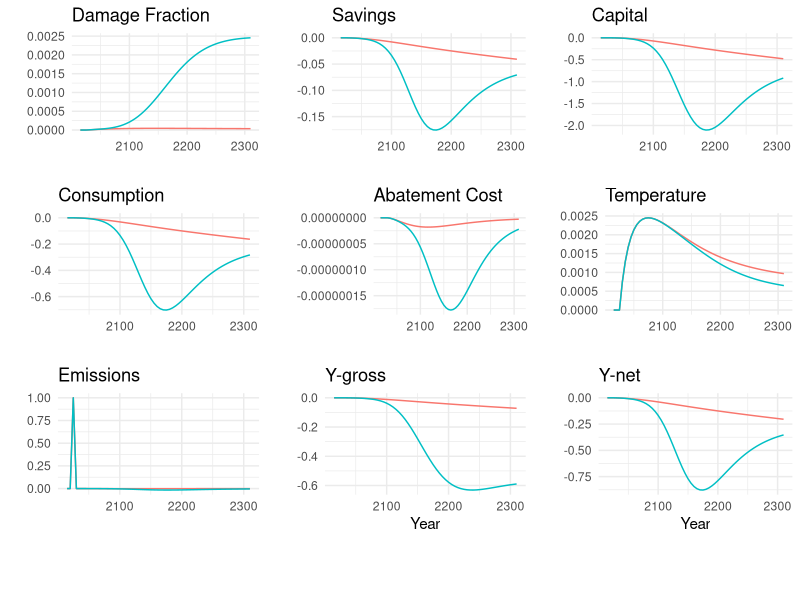
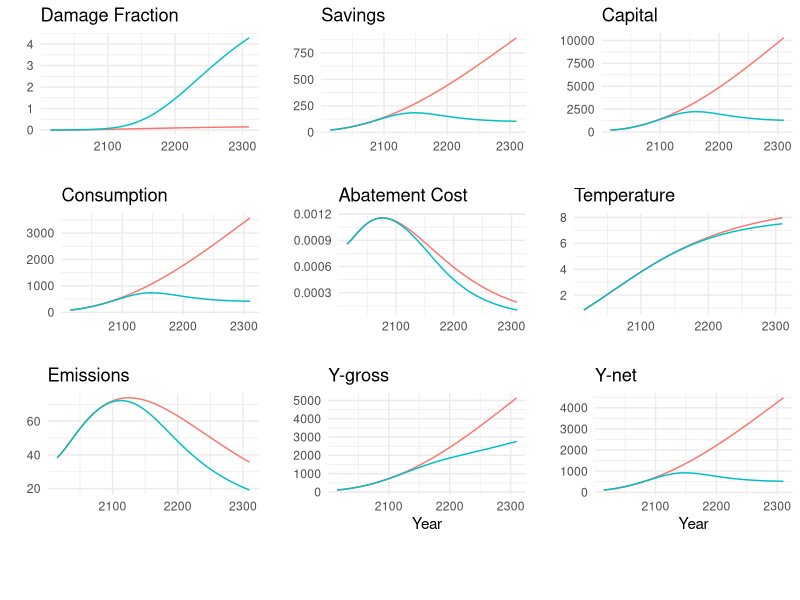
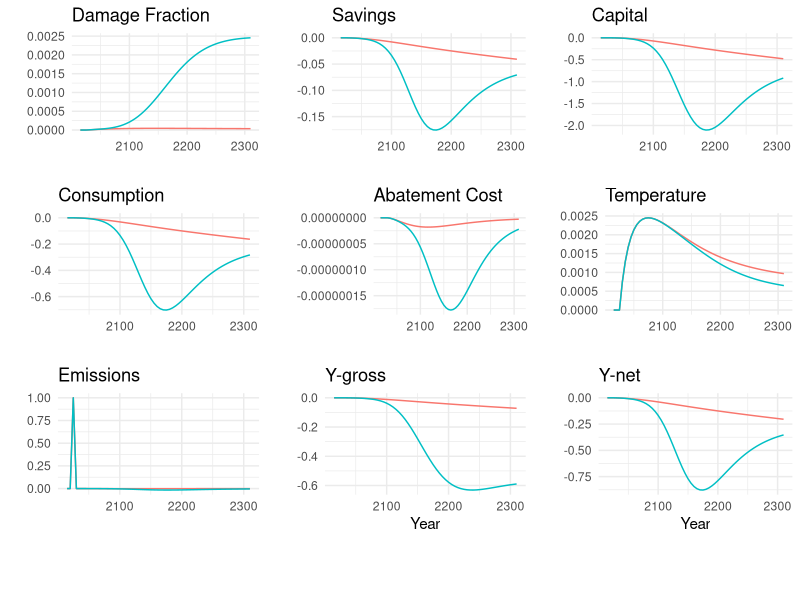
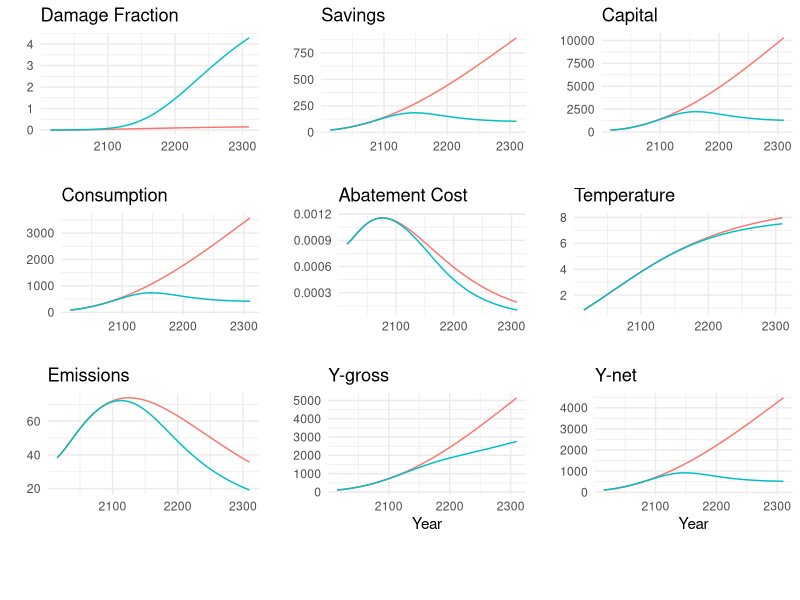

Recreate these plots in R, in order.
# time periods (5 years per period)
time_horizon = 60
  
# availability of fossil fuels
fosslim  = 6000      # maximum cumulative extraction fossil fuels (gtc)

# time step
tstep    = 5         # years per period
  
# preferences
elasmu   = 1.45      # elasticity of marginal utility of consumption
prstp    = .015      # initial rate of social time preference per year
  
# population and technology
gama     = .300      # capital elasticity in production function
pop0     = 7403      # initial world population 2015 (millions)
popadj   = 0.134     # growth rate to calibrate to 2050 pop projection
popasym  = 11500     # asymptotic population (millions)
dk       = .100      # depreciation rate on capital (per year)
q0       = 105.5     # initial world gross output 2015 (trill 2010 usd)
k0       = 223       # initial capital value 2015 (trill 2010 usd)
a0       = 5.115     # initial level of total factor productivity
ga0      = 0.076     # initial growth rate for tfp per 5 years 
dela     = 0.005     # decline rate of tfp per 5 years
s        = 0.2       # savings rate

# emissions parameters
gsigma1  = -0.0152   # initial growth of sigma (per year)
dsig     = -0.001    # decline rate of decarbonization (per period)
eland0   = 2.6       # carbon emissions from land 2015 (gtco2 per year)
deland   = .115      # decline rate of land emissions (per period)
e0       = 35.85     # industrial emissions 2015 (gtco2 per year)
miu0     = .03       # initial emissions control rate for base case 2015

# carbon cycle
# initial conditions
mat0     = 851       # initial concentration in atmosphere 2015 (gtc)
mu0      = 460       # initial concentration in upper strata 2015 (gtc)
ml0      = 1740      # initial concentration in lower strata 2015 (gtc)
mateq    = 588       # equilibrium concentration atmosphere  (gtc)
mueq     = 360       # equilibrium concentration in upper strata (gtc)
mleq     = 1720      # equilibrium concentration in lower strata (gtc)

# flow paramaters
b12      = .12       # carbon cycle transition matrix
b23      = 0.007     # carbon cycle transition matrix
  
# these are for declaration and are defined later
# b11      carbon cycle transition matrix
# b21      carbon cycle transition matrix
# b22      carbon cycle transition matrix
# b32      carbon cycle transition matrix
# b33      carbon cycle transition matrix
# sig0     carbon intensity 2010 (kgco2 per output 2005 usd 2010)

# climate model parameters
t2xco2   = 3.1       # equilibrium temp impact (oc per doubling co2)
fex0     = 0.5       # 2015 forcings of non-co2 ghg (wm-2)
fex1     = 1.0       # 2100 forcings of non-co2 ghg (wm-2)
tocean0  = .0068     # initial lower stratum temp change (c from 1900)
tatm0    = 0.85      # initial atmospheric temp change (c from 1900)
c1       = 0.1005    # climate equation coefficient for upper level
c3       = 0.088     # transfer coefficient upper to lower stratum
c4       = 0.025     # transfer coefficient for lower level
fco22x   = 3.6813    # forcings of equilibrium co2 doubling (wm-2)
  
# climate damage parameters
a10      = 0         # initial damage intercept
# a20                # initial damage quadratic term
a1       = 0         # damage intercept
a2       = 0.00236   # damage quadratic term
a3       = 2.00      # damage exponent
a4       = 5.07e-6   # Weitzman damage term
a5       = 6.754     # damage exponent Weitzman 2012

# abatement cost
expcost2 = 2.6       # exponent of control cost function
pback    = 550       # cost of backstop 2010$ per tco2 2015
gback    = .025      # initial cost decline backstop cost per period
limmiu   = 1.2       # upper limit on control rate after 2150
tnopol   = 45        # period before which no emissions controls base
cprice0  = 2         # initial base carbon price (2010$ per tco2)
gcprice  = .02       # growth rate of base carbon price per year
  
# scaling and inessential parameters
# note that these are unnecessary for the calculations
# they ensure that mu of first period's consumption =1 and pv cons = pv utilty
scale1   = 0.0302455265681763   # multiplicative scaling coefficient
scale2   = -10993.704     # additive scaling coefficient

# parameters
# l[t]          level of population and labor
# al[t]         level of total factor productivity
# sigma[t]      co2-equivalent-emissions output ratio
# rr[t]         average utility social discount rate
# ga[t]         growth rate of productivity from
# forcoth[t]    exogenous forcing for other greenhouse gases
# gl[t]         growth rate of labor
# gcost1        growth of cost factor
# gsig[t]       change in sigma (cumulative improvement of energy efficiency)
# etree[t]      emissions from deforestation
# cumetree[t]   cumulative from land
# cost1[t]      adjusted cost for backstop
# lam           climate model parameter
# gfacpop[t]    growth factor population
# pbacktime[t]  backstop price
# optlrsav      optimal long-run savings rate used for transversality
# scc[t]        social cost of carbon
# cpricebase[t] carbon price in base case
# photel[t]     carbon price under no damages (hotelling rent condition)
# ppm[t]        atmospheric concentrations parts per million
# atfrac[t]     atmospheric share since 1850
# atfrac2010[t]     atmospheric share since 2010 ;

# parameters for long-run consistency of carbon cycle
b11 = 1 - b12
b21 = b12*mateq/mueq
b22 = 1 - b21 - b23
b32 = b23*mueq/mleq
b33 = 1 - b32 

# further definitions of parameters
a20 = a2
sig0 = e0/(q0*(1-miu0))
lam = fco22x/t2xco2

#
ga = ga0*exp(-dela*5*(0:(time_horizon-1)))

#
etree = eland0*(1-deland)^(0:(time_horizon-1))

#
forcoth = array(fex0+(1/17)*(fex1-fex0),time_horizon)
forcoth[-(1:17)] = (fex1-fex0)

pbacktime = pback*(1-gback)^(0:(time_horizon-1))

l = array(pop0,time_horizon)
al = array(a0,time_horizon) 
gsig = array(gsigma1,time_horizon)
sigma = array(sig0,time_horizon)
cumetree = array(100,time_horizon)
cost1 = array(pback*sig0/expcost2/1000,time_horizon)

for (t in 2:time_horizon) {
  
  l[t] = l[t-1]*(popasym/l[t-1])^popadj
  
  al[t] = al[t-1]/(1-ga[t-1])
  
  gsig[t] = gsig[t-1]*(1+dsig)^tstep
  
  sigma[t] = sigma[t-1]*exp(gsig[t-1]*tstep)
  
  cost1[t] = pbacktime[t]*sigma[t]/expcost2/1000

}

run_dice = function(perturbation_year=-1,damfun) {

  # variables
  # damfrac[t]      damages as fraction of gross output
  # ygross[t]       gross world product gross of abatement and damages (trillions 2005 usd per year)
  # ynet[t]         output net of damages equation (trillions 2005 usd per year)
  # abatecost[t]    cost of emissions reductions  (trillions 2005 usd per year)
  # y[t]            gross world product net of abatement and damages (trillions 2005 usd per year)
  # i[t]            investment (trillions 2005 usd per year)
  # c[t]            consumption (trillions 2005 us dollars per year)
  # k[t]            capital stock (trillions 2005 us dollars)
  # eind[t]         industrial emissions (gtco2 per year)
  # e[t]            total co2 emissions (gtco2 per year)
  # cca[t]          cumulative industrial carbon emissions (gtc)
  # forc[t]         increase in radiative forcing (watts per m2 from 1900)
  # mat[t]          carbon concentration increase in atmosphere (gtc from 1750)
  # ml[t]           carbon concentration increase in lower oceans (gtc from 1750)
  # mu[t]           carbon concentration increase in shallow oceans (gtc from 1750)
  # tatm[t]         increase temperature of atmosphere (degrees c from 1900)
  # tocean[t]       increase temperatureof lower oceans (degrees c from 1900)
  # miu[t]          emission control rate ghgs
  
  # intialize space for state variables and set starting values
  damfrac   = array(NA,      time_horizon)
  ygross    = array(NA,      time_horizon)
  ynet      = array(NA,      time_horizon)
  abatecost = array(NA,      time_horizon)
  y         = array(NA,      time_horizon)
  i         = array(NA,      time_horizon)
  c         = array(NA,      time_horizon)
  k         = array(k0,      time_horizon)
  eind      = array(NA,      time_horizon)
  e         = array(NA,      time_horizon)
  cca       = array(400,     time_horizon)
  forc      = array(NA,      time_horizon)
  mat       = array(mat0,    time_horizon)
  ml        = array(ml0,     time_horizon)
  mu        = array(mu0,     time_horizon)
  tatm      = array(tatm0,   time_horizon)
  tocean    = array(tocean0, time_horizon)
  miu       = array(miu0,    time_horizon)
  
  #
  for (t in 1:time_horizon) {
    
    # equation for damage fraction
    if (missing(damfun)) {
      damfrac[t] = a1*tatm[t]+a2*tatm[t]^a3
    }
    else if (damfun=="Weitzman") {
      # damfrac[t] = ifelse(a1*tatm[t]+a2*tatm[t]^a3+a4*tatm[t]^a5<1,a1*tatm[t]+a2*tatm[t]^a3+a4*tatm[t]^a5,1)
      damfrac[t] = a1*tatm[t]+a2*tatm[t]^a3+a4*tatm[t]^a5
      
    }

    # output gross equation
    ygross[t] = (al[t]*(l[t]/1000)^(1-gama))*(k[t]^gama)
    
    # output net of damages equation
    ynet[t] = ygross[t]/(1+damfrac[t])
    
    # cost of emissions reductions equation
    abatecost[t] = ygross[t]*cost1[t]*miu[t]^expcost2
    
    # output net equation
    y[t] = ynet[t]-abatecost[t]
    
    # savings rate equation
    i[t] = s*y[t]
    
    # consumption equation
    c[t] = y[t]-i[t]
    
    # capital balance equation
    k[t+1] = (1-dk)^tstep*k[t]+tstep*i[t]
    
    # industrial emissions
    eind[t] = sigma[t]*ygross[t]*(1-(miu[t]))
    
    if (perturbation_year==(2015+t*tstep))
      eind[t] = eind[t]+1
    
    # emissions equation
    e[t] = eind[t]+etree[t]
    
    # cumulative industrial carbon emissions
    cca[t+1] = cca[t]+eind[t]*5/3.666
    
    # atmospheric concentration equation
    mat[t+1] = mat[t]*b11+mu[t]*b21+e[t]*(5/3.666)
    
    # lower ocean concentration
    ml[t+1] = ml[t]*b33+mu[t]*b23
    
    # shallow ocean concentration
    mu[t+1] = mat[t]*b12+mu[t]*b22+ml[t]*b32
    
    # radiative forcing equation
    forc[t+1] = fco22x*((log((mat[t+1]/588.000))/log(2)))+forcoth[t+1]
    
    # temperature-climate equation for atmosphere
    tatm[t+1] = tatm[t]+c1*(forc[t+1]-(fco22x/t2xco2)*tatm[t]-c3*(tatm[t]-tocean[t]))

    # temperature-climate equation for lower oceans
    tocean[t+1] = tocean[t]+c4*(tatm[t]-tocean[t])
    
  }

  # return(c)
  return(data.frame("consumption"= c,'abatecost'=abatecost,'tatm'=tatm[1:60],'emissions'=e,'ygross'=ygross,'ynet'=ynet, 'capital'=k[1:60], 'savings'=i[1:60], 'dam_frac'=damfrac))
}

library(tidyverse)
library(magrittr)

base = run_dice()
pert = run_dice(perturbation_year=2030)
diff = pert-base 
diff %<>% mutate(dam_fun = 'DICE2016',year=seq(2015,2310,5))

base_w = run_dice(damfun="Weitzman")
pert_w = run_dice(perturbation_year=2030,damfun="Weitzman")
diff_w = pert_w-base_w 
diff_w %<>% mutate(dam_fun = 'Weitzman (2012)',year=seq(2015,2310,5))

bases <- rbind(base %>% mutate(dam_fun = 'DICE2016',year=seq(2015,2310,5)),base_w %>% mutate(dam_fun = 'Weitzman (2012)',year=seq(2015,2310,5)))
diffs <- rbind(diff,diff_w)

library(ggplot2)
library(gridExtra)
library(cowplot)
options(scipen=999)

d <- ggplot(diffs) + 
  geom_line(aes(y=dam_frac,x=year,color=dam_fun)) +
  labs(title="Damage Fraction",
       y='',
       x='') +
  theme_minimal() + theme(legend.position = "none")

s <- ggplot(diffs) + 
  geom_line(aes(y=savings,x=year,color=dam_fun)) +
  labs(title="Savings",
       y='',
       x='') +
  theme_minimal() + theme(legend.position = "none")

k <- ggplot(diffs) + 
  geom_line(aes(y=capital,x=year,color=dam_fun)) +
  labs(title="Capital",
       y='',
       x='') +
  theme_minimal() + theme(legend.position = "none")

c <- ggplot(diffs) + 
  geom_line(aes(y=consumption,x=year,color=dam_fun)) +
  labs(title="Consumption",
       y='',
       x='') +
  theme_minimal() + theme(legend.position = "none")

a <- ggplot(diffs) + 
  geom_line(aes(y=abatecost,x=year,color=dam_fun)) +
  labs(title="Abatement Cost",
       y='',
       x='') +
  theme_minimal() + theme(legend.position = "none")


t <- ggplot(diffs) + 
  geom_line(aes(y=tatm,x=year,color=dam_fun)) +
  labs(title="Temperature",
       y='',
       x='') +
  theme_minimal() + theme(legend.position = "none")

e <- ggplot(diffs) + 
  geom_line(aes(y=emissions,x=year,color=dam_fun)) +
  labs(title="Emissions",
       y='',
       x='') +
  theme_minimal() + theme(legend.position = "none")


yg <- ggplot(diffs) + 
  geom_line(aes(y=ygross,x=year,color=dam_fun)) +
  labs(title="Y-gross",
       y='',
       x='Year') +
  theme_minimal() + theme(legend.position = "none")


yn <- ggplot(diffs) + 
  geom_line(aes(y=ynet,x=year,color=dam_fun)) +
  labs(title="Y-net",
       y='',
       x='Year') +
  theme_minimal() + theme(legend.position = "none")

legend <- get_legend(
  ggplot(diffs) + 
  geom_line(aes(y=ynet,x=year,color=dam_fun)) +
  labs(color="Difference From CO[2] Pulse in 2030 (1MT):") + theme(legend.position='bottom',legend.key = element_rect(color = NA, fill = NA)))

b <- ggplot()+theme_void()

plot_grid(d,s,k,c,a,t,e,yg,yn,b,legend,b, nrow=4,rel_heights = c(3/10, 3/10, 3/10, 1/10))
ggsave("differences.png",width=8,height=6)


## BASELINES
d <- ggplot(bases) + 
  geom_line(aes(y=dam_frac,x=year,color=dam_fun)) +
  labs(title="Damage Fraction",
       y='',
       x='') +
  theme_minimal() + theme(legend.position = "none")

s <- ggplot(bases) + 
  geom_line(aes(y=savings,x=year,color=dam_fun)) +
  labs(title="Savings",
       y='',
       x='') +
  theme_minimal() + theme(legend.position = "none")

k <- ggplot(bases) + 
  geom_line(aes(y=capital,x=year,color=dam_fun)) +
  labs(title="Capital",
       y='',
       x='') +
  theme_minimal() + theme(legend.position = "none")

c <- ggplot(bases) + 
  geom_line(aes(y=consumption,x=year,color=dam_fun)) +
  labs(title="Consumption",
       y='',
       x='') +
  theme_minimal() + theme(legend.position = "none")

a <- ggplot(bases) + 
  geom_line(aes(y=abatecost,x=year,color=dam_fun)) +
  labs(title="Abatement Cost",
       y='',
       x='') +
  theme_minimal() + theme(legend.position = "none")


t <- ggplot(bases) + 
  geom_line(aes(y=tatm,x=year,color=dam_fun)) +
  labs(title="Temperature",
       y='',
       x='') +
  theme_minimal() + theme(legend.position = "none")

e <- ggplot(bases) + 
  geom_line(aes(y=emissions,x=year,color=dam_fun)) +
  labs(title="Emissions",
       y='',
       x='') +
  theme_minimal() + theme(legend.position = "none")


yg <- ggplot(bases) + 
  geom_line(aes(y=ygross,x=year,color=dam_fun)) +
  labs(title="Y-gross",
       y='',
       x='Year') +
  theme_minimal() + theme(legend.position = "none")


yn <- ggplot(bases) + 
  geom_line(aes(y=ynet,x=year,color=dam_fun)) +
  labs(title="Y-net",
       y='',
       x='Year') +
  theme_minimal() + theme(legend.position = "none")

legend <- get_legend(
  ggplot(diffs) + 
    geom_line(aes(y=ynet,x=year,color=dam_fun)) +
    labs(color="Baseline:") + theme(legend.position='bottom',legend.key = element_rect(color = NA, fill = NA)))

b <- ggplot()+theme_void()

plot_grid(d,s,k,c,a,t,e,yg,yn,b,legend,b, nrow=4,rel_heights = c(3/10, 3/10, 3/10, 1/10))
ggsave("baseline.png",width=8,height=6)
